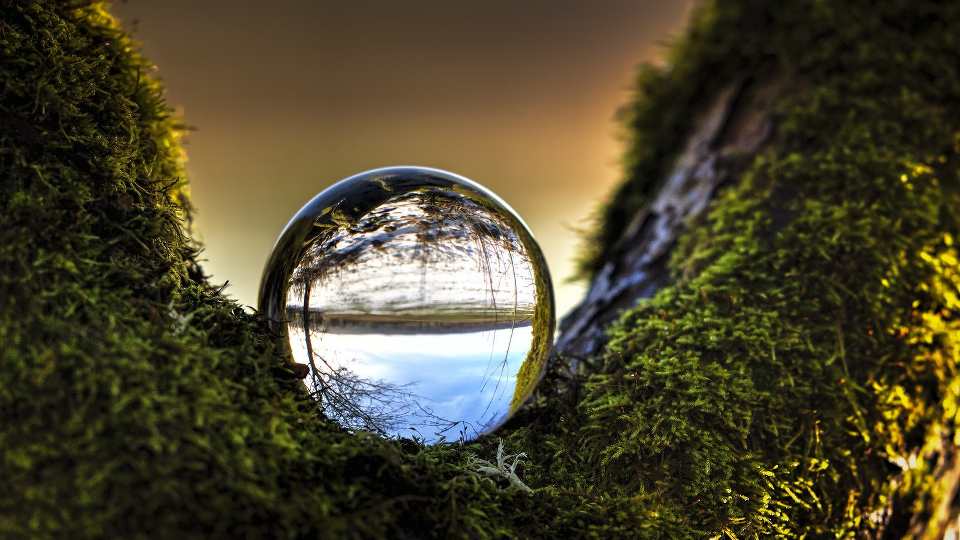
#> input picture depth_anything_v2/bubble_resized.png, 960 x 540 px, found by its file name
$ python image_combiner.py
#> lines starting #> are read from the running program, lines starting #| are printed output that depends on the picture
import cv2
import numpy as np
import os

# RGB and depth image paths
rgb_image_path = ('depth_anything_v2/bubble_resized.png')
depth_image_path = ('depth_anything_v2/bubble_depth_normalized.png')

rgb_image = cv2.imread(rgb_image_path)
#> rgb_image is the input picture: shape (540, 960, 3); mean B, G, R 45, 68.6, 75.1
depth_image = cv2.imread(depth_image_path)
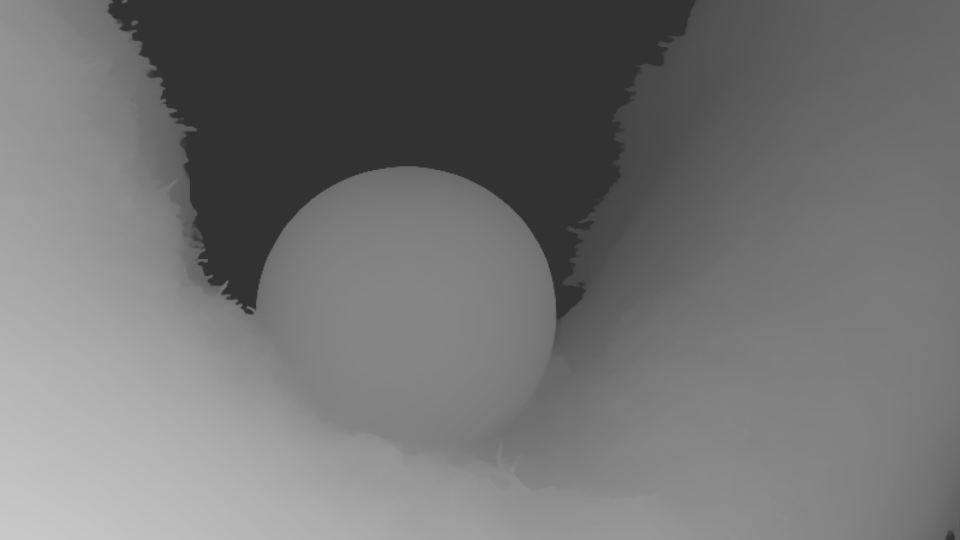
#> input picture depth_anything_v2/bubble_depth_normalized.png, 960 x 540 px, found by its file name
#> depth_image is the input picture: shape (540, 960, 3); min 50, max 200, mean 113.9

if rgb_image is None:
    raise FileNotFoundError(f"Error: Normal image is not found at {rgb_image_path}")
if depth_image is None:
    raise FileNotFoundError(f"Error: Depth image is not found at {depth_image_path}")

combined_image = np.hstack((rgb_image, depth_image))
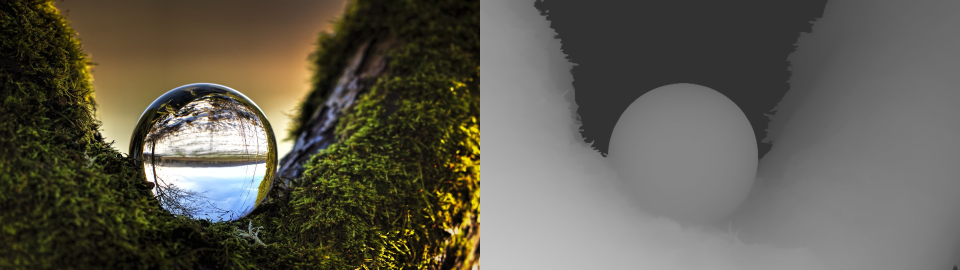
#> combined_image: shape (540, 1920, 3) (shown at 1/2 size); mean B, G, R 79.5, 91.3, 94.5

# combined image path
combined_image_path = ("depth_anything_v2/bubble_combined.png")

cv2.imwrite(combined_image_path, combined_image)
print(f"Combined image saved at {combined_image_path}")
